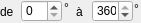
             <widget class="QFrame" name="frameArgumentPerigee">
              <property name="geometry">
               <rect>
                <x>600</x>
                <y>66</y>
                <width>141</width>
                <height>23</height>
               </rect>
              </property>
              <property name="font">
               <font/>
              </property>
              <property name="mouseTracking">
               <bool>true</bool>
              </property>
              <property name="frameShape">
               <enum>QFrame::NoFrame</enum>
              </property>
              <property name="frameShadow">
               <enum>QFrame::Plain</enum>
              </property>
              <widget class="QLabel" name="lbl_ArgMin">
               <property name="geometry">
                <rect>
                 <x>0</x>
                 <y>4</y>
                 <width>21</width>
                 <height>16</height>
                </rect>
               </property>
               <property name="font">
                <font/>
               </property>
               <property name="text">
                <string>de</string>
               </property>
              </widget>
              <widget class="QSpinBox" name="argMin">
               <property name="geometry">
                <rect>
                 <x>21</x>
                 <y>0</y>
                 <width>41</width>
                 <height>22</height>
                </rect>
               </property>
               <property name="font">
                <font/>
               </property>
               <property name="minimum">
                <number>0</number>
               </property>
               <property name="maximum">
                <number>360</number>
               </property>
               <property name="value">
                <number>0</number>
               </property>
              </widget>
              <widget class="QLabel" name="lbl_argMax">
               <property name="geometry">
                <rect>
                 <x>76</x>
                 <y>4</y>
                 <width>16</width>
                 <height>16</height>
                </rect>
               </property>
               <property name="font">
                <font/>
               </property>
               <property name="text">
                <string>à</string>
               </property>
              </widget>
              <widget class="QSpinBox" name="argMax">
               <property name="geometry">
                <rect>
                 <x>92</x>
                 <y>0</y>
                 <width>41</width>
                 <height>22</height>
                </rect>
               </property>
               <property name="font">
                <font/>
               </property>
               <property name="minimum">
                <number>0</number>
               </property>
               <property name="maximum">
                <number>360</number>
               </property>
               <property name="value">
                <number>360</number>
               </property>
              </widget>
              <widget class="QLabel" name="deg7">
               <property name="geometry">
                <rect>
                 <x>64</x>
                 <y>0</y>
                 <width>16</width>
                 <height>16</height>
                </rect>
               </property>
               <property name="font">
                <font/>
               </property>
               <property name="text">
                <string>°</string>
               </property>
              </widget>
              <widget class="QLabel" name="deg8">
               <property name="geometry">
                <rect>
                 <x>134</x>
                 <y>1</y>
                 <width>16</width>
                 <height>16</height>
                </rect>
               </property>
               <property name="font">
                <font/>
               </property>
               <property name="text">
                <string>°</string>
               </property>
              </widget>
             </widget>
